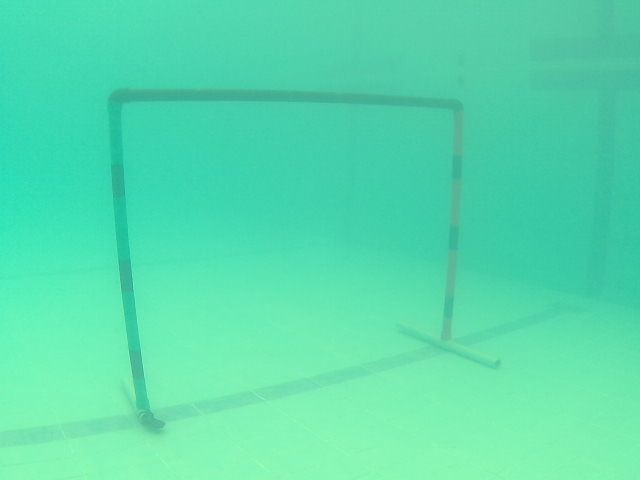
#> input picture data 5/frame_007160.png, 640 x 480 px, found by its file name; its folder holds only this picture in this run
$ python tempCodeRunnerFile.py
#> lines starting #> are read from the running program, lines starting #| are printed output that depends on the picture; after the words box and inside, x2 and y2 are one past the last pixel; in counts of white or black regions, pixels touching at a corner belong together
#> further down, original_image is the input picture: shape (480, 640, 3); mean B, G, R 173.4, 219.7, 87.5
import cv2
import os
import numpy as np

# Define the image enhancement function (from the previous code)
def enhance_image(image):
    # Step 1: White Balancing (Gray-World Assumption)
    b, g, r = cv2.split(image)
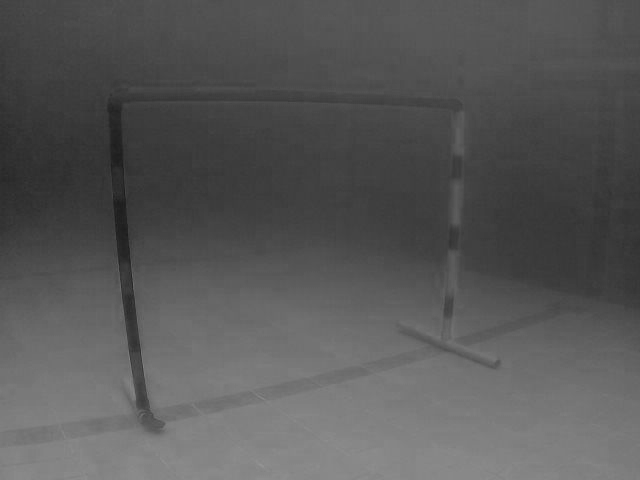
#> r: shape (480, 640); min 27, max 149, mean 87.5
    b_avg, g_avg, r_avg = np.mean(b), np.mean(g), np.mean(r)
#> b_avg = 173.4; g_avg = 219.7; r_avg = 87.54
    avg_gray = (b_avg + g_avg + r_avg) / 3
#> avg_gray = 160.2
    b = np.clip(b * (avg_gray / b_avg), 0, 255).astype(np.uint8)
    g = np.clip(g * (avg_gray / g_avg), 0, 255).astype(np.uint8)
    r = np.clip(r * (avg_gray / r_avg), 0, 255).astype(np.uint8)
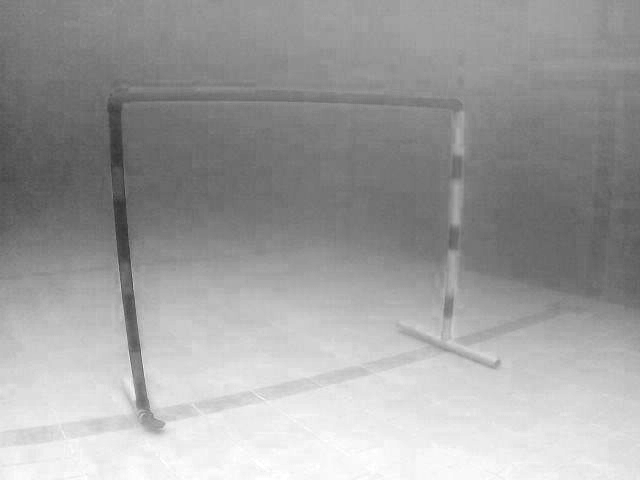
#> r: shape (480, 640); min 49, max 255, mean 159.7
    white_balanced = cv2.merge([b, g, r])

    # Step 2: Apply Bilateral Filtering to reduce noise while keeping edges
    filtered = cv2.bilateralFilter(white_balanced, d=9, sigmaColor=75, sigmaSpace=75)

    # Step 3: Convert to LAB color space and apply CLAHE on the L-channel
    lab = cv2.cvtColor(filtered, cv2.COLOR_BGR2LAB)
#> lab: shape (480, 640, 3); mean of channels 0, 1, 2 168.6, 128.7, 128.4
    l, a, b = cv2.split(lab)
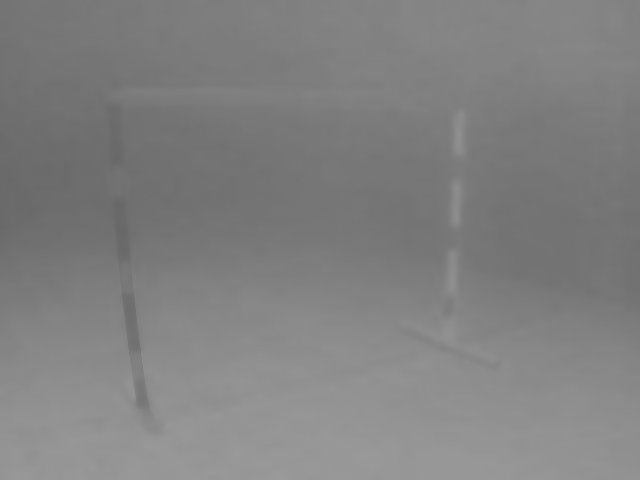
#> a: shape (480, 640); min 104, max 154, mean 128.7
    clahe = cv2.createCLAHE(clipLimit=3.0, tileGridSize=(8, 8))
    cl = clahe.apply(l)
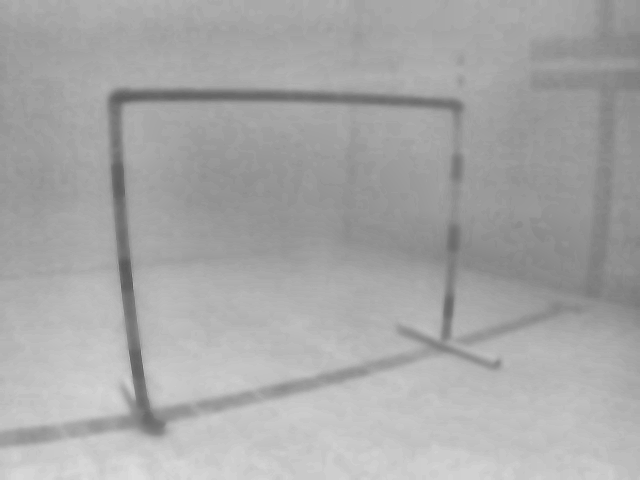
#> cl: shape (480, 640); min 89, max 221, mean 167.5
    enhanced_lab = cv2.merge((cl, a, b))
#> enhanced_lab: shape (480, 640, 3); mean of channels 0, 1, 2 167.5, 128.7, 128.4
    contrast_enhanced = cv2.cvtColor(enhanced_lab, cv2.COLOR_LAB2BGR)

    # Step 4: Fusion using a weighted blend of white-balanced and contrast-enhanced images
    fused_image = cv2.addWeighted(white_balanced, 0.5, contrast_enhanced, 0.5, 0)

    # Step 5: Sharpening using Unsharp Masking
    blurred = cv2.GaussianBlur(fused_image, (0, 0), sigmaX=3, sigmaY=3)
    sharpened = cv2.addWeighted(fused_image, 1.5, blurred, -0.5, 0)

    return sharpened

# Function to perform corner detection
def detect_corners(image, max_corners=100):
#> called with max_corners = 100
    gray = cv2.cvtColor(image, cv2.COLOR_BGR2GRAY)
    corners = cv2.goodFeaturesToTrack(gray, maxCorners=max_corners, qualityLevel=0.01, minDistance=10)
#> corners = 100 rows, first 8: [164, 423], [154, 417], [144, 413], [499, 360], [131, 350], [132, 291], [141, 423], [114, 197]
    corners = np.int0(corners)

    # Draw detected corners
    for i in corners:
        x, y = i.ravel()
        cv2.circle(image, (x, y), 5, (0, 255, 0), -1)  # Green circles for corners
#> this loop made 100 passes
#> (x, y) on passes 1 to 12: (164, 423), (154, 417), (144, 413), (499, 360), (131, 350), (132, 291), (141, 423), (114, 197), (112, 165), (442, 338), (129, 240), (456, 248)
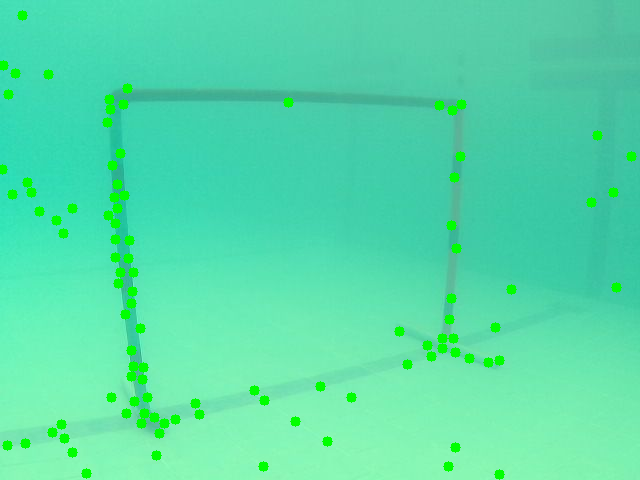
#> image: shape (480, 640, 3); 2.63% of pixels changed, all inside (x1, y1, x2, y2) = (0, 10, 637, 480)
    return image

# Folder containing images
folder_path = "data 5"
image_files = [os.path.join(folder_path, file) for file in os.listdir(folder_path) if file.endswith(('.png', '.jpg', '.jpeg'))]
image_files.sort()  # Optional: Sort files by name

# Check if there are images in the folder
if not image_files:
    print("No images found in the specified folder.")
else:
    print(f"Found {len(image_files)} images.")

# Process each image
for image_path in image_files:
    # Load the original image
    original_image = cv2.imread(image_path)
    if original_image is None:
        print(f"Failed to load image: {image_path}")
        continue

    # Enhance the image
    enhanced_image = enhance_image(original_image.copy())

    # Detect corners in both original and enhanced images
    original_with_corners = detect_corners(original_image.copy())
    enhanced_with_corners = detect_corners(enhanced_image.copy())
#> call 2 of detect_corners, with max_corners = 100
#> in detect_corners (call 2), `corners = cv2.goodFeaturesToTrack(gray, maxCorners=max_corners, qualit..`: corners = 100 rows, first 8: [164, 423], [144, 413], [154, 417], [498, 361], [134, 399], [133, 288], [128, 350], [140, 349]
#> the loop in detect_corners (call 2), `for i in corners:` made 100 passes
#> (x, y) on passes 1 to 12: (164, 423), (144, 413), (154, 417), (498, 361), (134, 399), (133, 288), (128, 350), (140, 349), (439, 339), (450, 338), (111, 165), (113, 197)
#> after the loop in detect_corners (call 2), `for i in corners:`:
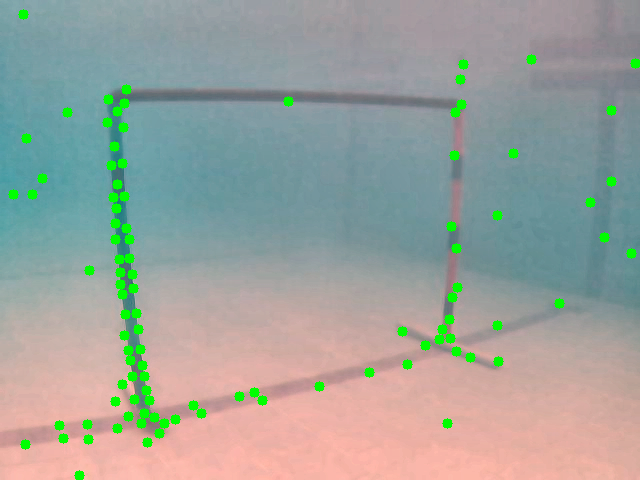
#> image: shape (480, 640, 3); mean B, G, R 155.4, 162.1, 155.4

    # Display the results side by side
    combined = np.hstack((original_with_corners, enhanced_with_corners))
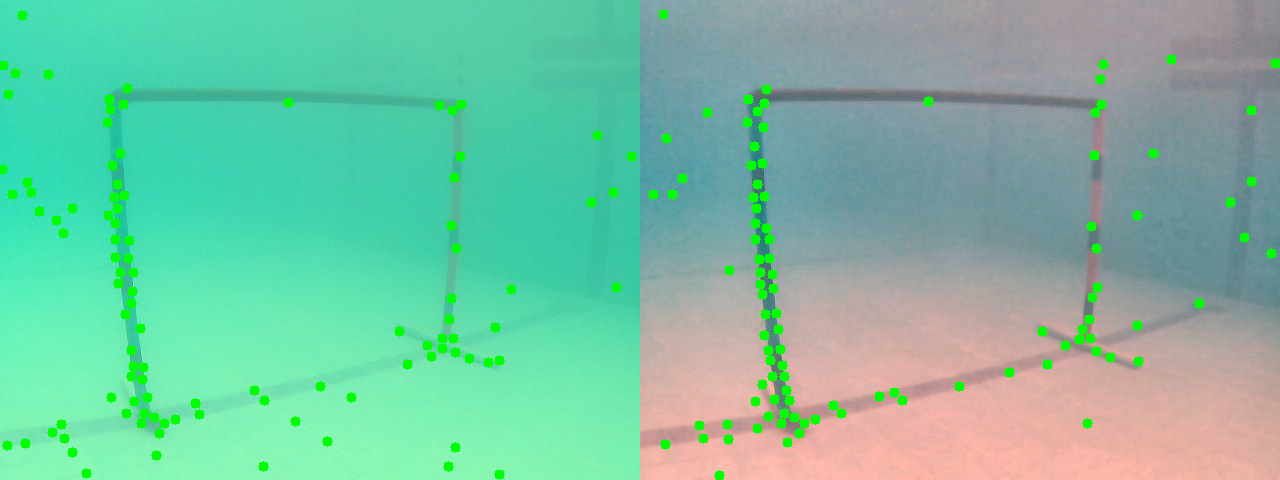
#> combined: shape (480, 1280, 3); mean B, G, R 162.2, 191.4, 120.4
    cv2.imshow("Corners in Original and Enhanced Images", combined)

    # Press 'q' to quit or any other key to move to the next image
    key = cv2.waitKey(0) & 0xFF
#> (key q is pressed here)
    if key == ord('q'):
        break

# Release resources
cv2.destroyAllWindows()

$ run again, on data 5/frame_007198.png
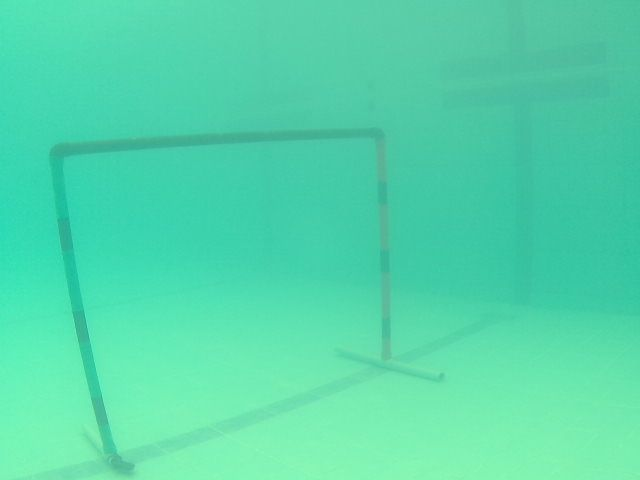
#> input picture data 5/frame_007198.png, 640 x 480 px, found by its file name
#> original_image is the input picture: shape (480, 640, 3); mean B, G, R 171.4, 215.2, 83.9
#> b_avg = 171.4; g_avg = 215.2; r_avg = 83.91
#> avg_gray = 156.8
#> lab: shape (480, 640, 3); mean of channels 0, 1, 2 165.1, 128.5, 128.3
#> enhanced_lab: shape (480, 640, 3); mean of channels 0, 1, 2 164.7, 128.5, 128.3
#> corners = 100 rows, first 8: [133, 465], [111, 458], [391, 357], [122, 459], [442, 374], [73, 312], [107, 423], [58, 219]
#> the loop in detect_corners, `for i in corners:` made 100 passes
#> corners = 100 rows, first 8: [133, 465], [442, 374], [117, 452], [107, 423], [75, 327], [100, 444], [106, 413], [73, 312]
#> the loop in detect_corners (call 2), `for i in corners:` made 100 passes
#> after the loop in detect_corners (call 2), `for i in corners:`:
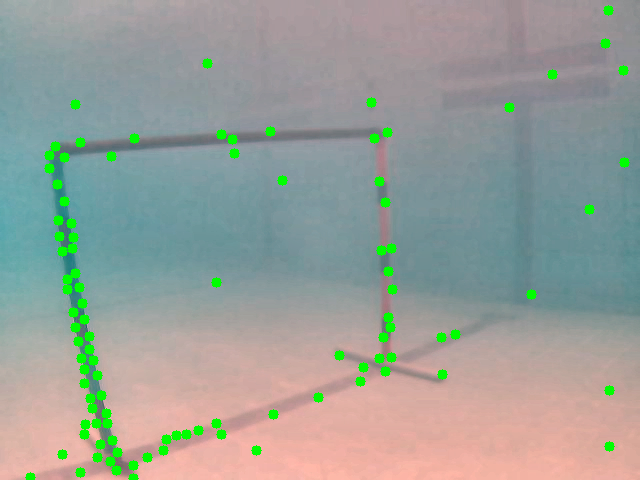
#> image: shape (480, 640, 3); mean B, G, R 152.4, 159.1, 152.3
#> `combined = np.hstack((original_with_corners, enhanced_with_corners))`:
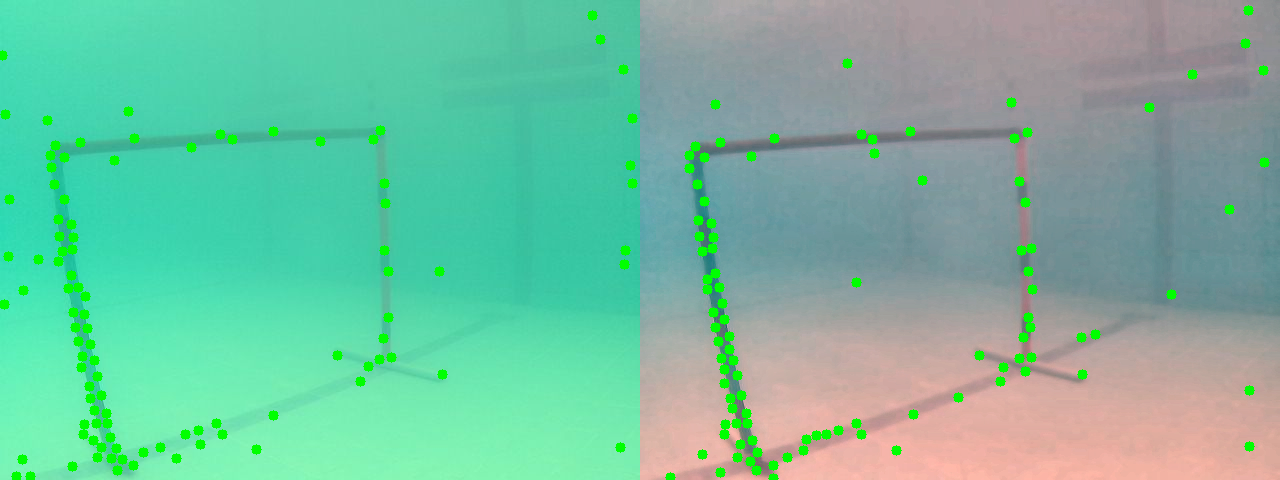
#> combined: shape (480, 1280, 3); mean B, G, R 159.7, 187.7, 117.1
